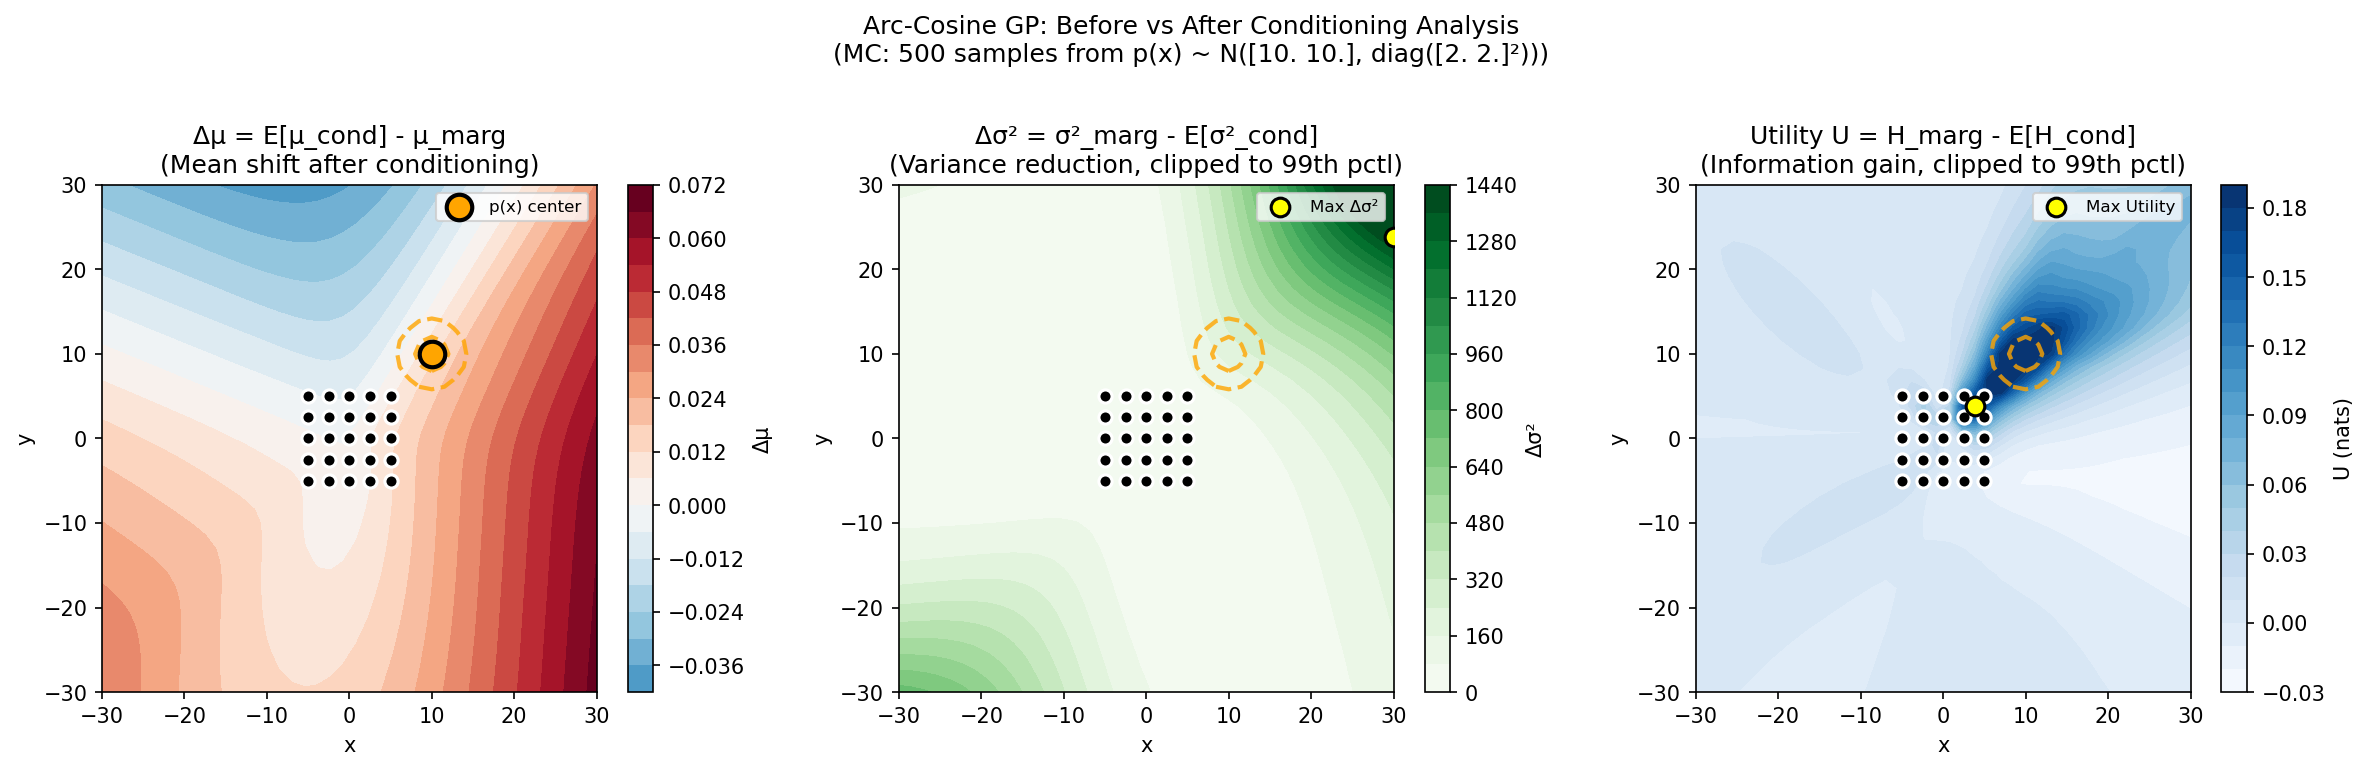

Generate this figure with Python:
"""
Diagnostic: Arc-Cosine 2D Posterior Before/After Conditioning Analysis
======================================================================

Created by Claude - Arc-Cosine version of diagnose_rbf_2d_conditioning.py

This script loads a pre-trained 2D Arc-Cosine GP and visualizes how conditioning
on observations (sampled from p(x)) affects predictions across the domain.

Produces 3 heatmaps showing:
1. Δμ = E[μ_cond] - μ_marg       (Mean shift after conditioning)
2. Δσ² = σ²_marg - E[σ²_cond]   (Variance reduction after conditioning)
3. Utility U = H_marg - E[H_cond] (Information gain)

NON-STATIONARITY WARNING:
-------------------------
Arc-Cosine kernel has k(x,x) = ||x||² + σ₀² (varies with input magnitude!):
- At (0,0): k ≈ σ₀²
- At (30,30): k ≈ 1800 + σ₀²

This causes EXTREME utility values at domain corners (far from origin).
**Utility is clipped to 99th percentile for visualization** - this does NOT
affect the actual computation, only the display.

The conditioning math (Gaussian conditioning) is kernel-agnostic and works
identically for Arc-Cosine and RBF kernels.

NUMERICAL INSTABILITY NOTE (same as RBF):
-----------------------------------------
In regions FAR from p(x), the conditioning effect is nearly zero. Due to MC
noise, near-zero values can flip slightly negative. This is expected behavior.

Related files:
- diagnose_rbf_2d_conditioning.py (RBF version in parent folder)
- utility_acos_2d_base.py (checkpoint loading pattern)
- train_acos_2d.py (checkpoint creation)
"""

import torch
import numpy as np
import matplotlib.pyplot as plt
import sys
from pathlib import Path

# Add paths for imports
sys.path.insert(0, str(Path(__file__).parent.parent))  # 2D_playground
sys.path.insert(0, str(Path(__file__).parent.parent.parent / "1D_playground"))

from utility_2d_rbf_base import (
    # Functions (kernel-agnostic)
    get_conditional_moments_nd,
    lambda_true_2d,
    # Config
    DEVICE, DTYPE,
    X_MIN, X_MAX, Y_MIN, Y_MAX,
    DEFAULT_P_X_MEAN_2D, DEFAULT_P_X_STD_2D,
)

from gp_utility_playground import (
    VariationalGP,
    get_marginal_moments,
    compute_H,
    MAX_R,
)

# Arc-Cosine specific imports - MUST add path right before import to avoid
# collision with repo-level kernels module
GPYTORCH_PORTING_PATH = Path(__file__).parent.parent.parent / 'gpytorch_porting'
EXPECTED_KERNEL_PATH = '/home/idv-eqs8-pza/IDV_code/ClosedLoopProject/gaussian_processes/Spatial_GP_repo/scripts/gpytorch_porting'

if not GPYTORCH_PORTING_PATH.exists():
    raise ImportError(f"gpytorch_porting not found at {GPYTORCH_PORTING_PATH}")
if str(GPYTORCH_PORTING_PATH.resolve()) != EXPECTED_KERNEL_PATH:
    raise ImportError(f"Wrong kernel path!\n  Expected: {EXPECTED_KERNEL_PATH}\n  Got: {GPYTORCH_PORTING_PATH.resolve()}")

sys.path.insert(0, str(GPYTORCH_PORTING_PATH))
from kernels import ArcCosineKernel
from likelihoods import PoissonLikelihood


# =============================================================================
# Configuration
# =============================================================================
N_EVAL_X = 40  # Resolution of evaluation grid
N_EVAL_Y = 40
N_MC_SAMPLES = 500  # Number of MC samples for averaging (higher = less noise)

# Checkpoint path
ARCCOSINE_CHECKPOINT_PATH = Path(__file__).parent / 'trained_arccosine_2d_checkpoint.pt'


# =============================================================================
# Checkpoint Loading (Arc-Cosine specific)
# =============================================================================
def load_arccosine_2d_checkpoint(filepath):
    """
    Load Arc-Cosine checkpoint with kernel swap.

    CRITICAL: Kernel must be swapped BEFORE loading state_dict!
    The state dict contains covar_module.* params that must match kernel type.

    Returns:
        model: VariationalGP with ArcCosineKernel
        likelihood: PoissonLikelihood (gpytorch_porting version)
        metadata: dict with training info
    """
    checkpoint = torch.load(filepath, map_location=DEVICE, weights_only=False)

    # Reconstruct model with RBF kernel first (VariationalGP default)
    inducing_points = checkpoint['inducing_points']
    model = VariationalGP(inducing_points, jitter=1e-4).to(DEVICE)

    # CRITICAL: Swap to Arc-Cosine BEFORE loading state dict
    kernel_params = checkpoint['kernel_params']
    model.covar_module = ArcCosineKernel(
        sigma_0=kernel_params['sigma_0'],
        Amp=kernel_params['Amp'],
        C=None  # Stage 1 identity
    ).to(DEVICE)

    # NOW load model state (covar_module params will match)
    model.load_state_dict(checkpoint['model_state_dict'])
    model.eval()

    # Reconstruct likelihood (gpytorch_porting version)
    lik_params = checkpoint['likelihood_params']
    likelihood = PoissonLikelihood(
        A_init=lik_params['A'],
        lambda0_init=lik_params['lambda_0']
    ).to(DEVICE)
    likelihood.load_state_dict(checkpoint['likelihood_state_dict'])
    likelihood.eval()

    metadata = {
        'inducing_points': inducing_points,
        'train_x': checkpoint['train_x'],
        'train_y': checkpoint['train_y'],
        'kernel_params': kernel_params,
        'likelihood_params': lik_params,
        'training_config': checkpoint.get('training_config', {})
    }

    print(f"✓ Loaded Arc-Cosine checkpoint from {filepath}")
    print(f"  Kernel: σ₀={kernel_params['sigma_0']:.4f}, Amp={kernel_params['Amp']:.4f}")
    print(f"  Likelihood: A={lik_params['A']:.4f}, λ₀={lik_params['lambda_0']:.3f}")

    return model, likelihood, metadata


# =============================================================================
# MC Diagnostics for 2D (kernel-agnostic - same as RBF version)
# =============================================================================
def compute_mc_diagnostics_2d(
    model,
    candidates,
    n_mc_samples,
    p_x_mean,
    p_x_std,
    r_max=MAX_R,
):
    """
    Compute all MC statistics in a single loop for 2D GP.

    This function is KERNEL-AGNOSTIC - works identically for RBF and Arc-Cosine.
    The conditioning math (Gaussian conditioning) only depends on the GP posterior
    covariance, which GPyTorch computes correctly for any kernel.

    Returns:
        H_marg, H_cond, mu_marg, mu_cond_avg, sigma2_marg, sigma2_cond_avg
    """
    model.eval()
    device = candidates.device
    dtype = candidates.dtype

    # Compute marginal quantities once (no loop needed)
    mu_marg, sigma2_marg = get_marginal_moments(model, candidates)
    H_marg = compute_H(mu_marg, sigma2_marg, r_max=r_max)

    # Initialize accumulators
    H_cond_sum = torch.zeros_like(H_marg)
    mu_cond_sum = torch.zeros_like(mu_marg)
    sigma2_cond_sum = torch.zeros_like(sigma2_marg)

    # Single MC loop - accumulates entropy AND moments
    with torch.no_grad():
        for i in range(n_mc_samples):
            # Step 1: Sample x from 2D Gaussian p(x)
            x_i = p_x_mean + p_x_std * torch.randn(2, dtype=dtype, device=device)
            x_i_tensor = x_i.unsqueeze(0)  # (1, 2)

            # Step 2: Get GP posterior at x_i
            post_i = model(x_i_tensor)
            mu_i = post_i.mean[0]
            std_i = post_i.variance[0].sqrt()

            # Step 3: Sample λ_i from posterior at x_i
            lambda_i = (mu_i + std_i * torch.randn(1, dtype=dtype, device=device)).item()

            # Step 4: Update posterior at ALL query points x* after "observing" λ_i
            mu_cond_i, sigma2_cond_i = get_conditional_moments_nd(
                model, candidates, x_i, lambda_i
            )

            # Step 5: Accumulate statistics
            H_cond_i = compute_H(mu_cond_i, sigma2_cond_i, r_max=r_max)
            H_cond_sum += H_cond_i
            mu_cond_sum += mu_cond_i
            sigma2_cond_sum += sigma2_cond_i

            if (i + 1) % 50 == 0:
                print(f"  MC sample {i+1}/{n_mc_samples}")

    # Average all accumulated quantities
    H_cond = H_cond_sum / n_mc_samples
    mu_cond_avg = mu_cond_sum / n_mc_samples
    sigma2_cond_avg = sigma2_cond_sum / n_mc_samples

    return H_marg, H_cond, mu_marg, mu_cond_avg, sigma2_marg, sigma2_cond_avg


# =============================================================================
# Visualization (with Arc-Cosine clipping)
# =============================================================================
def plot_conditioning_diagnostics_2d(
    eval_grid_x, eval_grid_y,
    mu_marg, mu_cond_avg,
    sigma2_marg, sigma2_cond_avg,
    H_marg, H_cond,
    train_x, p_x_mean, p_x_std,
    clip_percentile=99,
    save_path=None,
):
    """
    Create 2D diagnostic visualization: 3-panel layout showing conditioning effects.

    Layout:
        [Δμ (mean shift)] | [Δσ² (variance reduction)] | [Utility (clipped)]

    Arc-Cosine specific: Utility is clipped to clip_percentile to handle
    extreme values caused by kernel non-stationarity.
    """
    n_x, n_y = eval_grid_x.shape

    # Compute differences
    delta_mu = mu_cond_avg - mu_marg  # Mean shift (can be positive or negative)
    delta_sigma2 = sigma2_marg - sigma2_cond_avg  # Variance reduction (should be >= 0)
    utility = H_marg - H_cond  # Information gain (should be >= 0)

    # Reshape for plotting
    delta_mu_2d = delta_mu.reshape(n_x, n_y).cpu().numpy()
    delta_sigma2_2d = delta_sigma2.reshape(n_x, n_y).cpu().numpy()
    utility_2d = utility.reshape(n_x, n_y).cpu().numpy()

    # ARC-COSINE SPECIFIC: Clip utility to handle extreme values
    utility_clip_val = np.percentile(utility_2d, clip_percentile)
    utility_2d_clipped = np.clip(utility_2d, None, utility_clip_val)

    # Also clip variance reduction for cleaner visualization
    varsred_clip_val = np.percentile(delta_sigma2_2d, clip_percentile)
    delta_sigma2_2d_clipped = np.clip(delta_sigma2_2d, None, varsred_clip_val)

    # Convert grids to numpy
    x_np = eval_grid_x.cpu().numpy()
    y_np = eval_grid_y.cpu().numpy()
    train_x_np = train_x.cpu().numpy()
    p_x_mean_np = p_x_mean.cpu().numpy()
    p_x_std_np = p_x_std.cpu().numpy()

    # Compute p(x) contours
    dx = x_np - p_x_mean_np[0]
    dy = y_np - p_x_mean_np[1]
    p_x_2d = np.exp(-0.5 * ((dx / p_x_std_np[0])**2 + (dy / p_x_std_np[1])**2))

    # Create figure
    fig, axes = plt.subplots(1, 3, figsize=(16, 5))

    # =========================================================================
    # Plot 1: Δμ = E[μ_cond] - μ_marg (Mean shift after conditioning)
    # =========================================================================
    ax1 = axes[0]

    # Symmetric colormap centered at 0
    vmax_mu = max(abs(delta_mu_2d.min()), abs(delta_mu_2d.max()))
    im1 = ax1.contourf(x_np, y_np, delta_mu_2d, levels=20, cmap='RdBu_r',
                       vmin=-vmax_mu, vmax=vmax_mu)

    # Add p(x) contours
    ax1.contour(x_np, y_np, p_x_2d, levels=[np.exp(-2), np.exp(-0.5)], colors='orange',
                linewidths=2, alpha=0.8, linestyles='--')

    # Training points
    ax1.scatter(train_x_np[:, 0], train_x_np[:, 1], c='black', s=40,
                edgecolors='white', linewidths=1.5, marker='o', zorder=5)

    # p(x) center
    ax1.scatter([p_x_mean_np[0]], [p_x_mean_np[1]], c='orange', s=150,
                marker='o', edgecolors='black', linewidths=2, zorder=6,
                label=f'p(x) center')

    ax1.set_xlabel('x')
    ax1.set_ylabel('y')
    ax1.set_title('Δμ = E[μ_cond] - μ_marg\n(Mean shift after conditioning)')
    ax1.legend(loc='upper right', fontsize=8)
    plt.colorbar(im1, ax=ax1, label='Δμ')

    # =========================================================================
    # Plot 2: Δσ² = σ²_marg - E[σ²_cond] (Variance reduction, clipped)
    # =========================================================================
    ax2 = axes[1]

    # Use clipped variance reduction
    im2 = ax2.contourf(x_np, y_np, delta_sigma2_2d_clipped, levels=20, cmap='Greens')

    # Add p(x) contours
    ax2.contour(x_np, y_np, p_x_2d, levels=[np.exp(-2), np.exp(-0.5)], colors='orange',
                linewidths=2, alpha=0.8, linestyles='--')

    # Training points
    ax2.scatter(train_x_np[:, 0], train_x_np[:, 1], c='black', s=40,
                edgecolors='white', linewidths=1.5, marker='o', zorder=5)

    # Mark maximum variance reduction (on clipped data)
    max_idx = np.argmax(delta_sigma2_2d_clipped)
    max_y, max_x = np.unravel_index(max_idx, delta_sigma2_2d_clipped.shape)
    ax2.scatter([x_np[max_y, max_x]], [y_np[max_y, max_x]], c='yellow',
                s=80, marker='o', edgecolors='black', linewidths=1.5, zorder=6,
                label=f'Max Δσ²')

    ax2.set_xlabel('x')
    ax2.set_ylabel('y')
    ax2.set_title(f'Δσ² = σ²_marg - E[σ²_cond]\n(Variance reduction, clipped to {clip_percentile}th pctl)')
    ax2.legend(loc='upper right', fontsize=8)
    plt.colorbar(im2, ax=ax2, label='Δσ²')

    # =========================================================================
    # Plot 3: Utility = H_marg - E[H_cond] (Information gain, clipped)
    # =========================================================================
    ax3 = axes[2]

    # Use clipped utility
    im3 = ax3.contourf(x_np, y_np, utility_2d_clipped, levels=20, cmap='Blues')

    # Add p(x) contours
    ax3.contour(x_np, y_np, p_x_2d, levels=[np.exp(-2), np.exp(-0.5)], colors='orange',
                linewidths=2, alpha=0.8, linestyles='--')

    # Training points
    ax3.scatter(train_x_np[:, 0], train_x_np[:, 1], c='black', s=40,
                edgecolors='white', linewidths=1.5, marker='o', zorder=5)

    # Mark maximum utility (on clipped data)
    max_idx_u = np.argmax(utility_2d_clipped)
    max_y_u, max_x_u = np.unravel_index(max_idx_u, utility_2d_clipped.shape)
    ax3.scatter([x_np[max_y_u, max_x_u]], [y_np[max_y_u, max_x_u]], c='yellow',
                s=80, marker='o', edgecolors='black', linewidths=1.5, zorder=6,
                label=f'Max Utility')

    ax3.set_xlabel('x')
    ax3.set_ylabel('y')
    ax3.set_title(f'Utility U = H_marg - E[H_cond]\n(Information gain, clipped to {clip_percentile}th pctl)')
    ax3.legend(loc='upper right', fontsize=8)
    plt.colorbar(im3, ax=ax3, label='U (nats)')

    # Supertitle
    fig.suptitle('Arc-Cosine GP: Before vs After Conditioning Analysis\n'
                 f'(MC: {N_MC_SAMPLES} samples from p(x) ~ N({p_x_mean_np}, diag({p_x_std_np}²)))',
                 fontsize=12, y=1.02)

    plt.tight_layout()

    if save_path is None:
        save_path = Path(__file__).parent / 'diagnose_acos_2d_conditioning.png'
    plt.savefig(save_path, dpi=150, bbox_inches='tight')
    plt.close(fig)
    print(f"\nSaved: {save_path}")

    return fig


# =============================================================================
# Main
# =============================================================================
def main():
    torch.manual_seed(42)
    np.random.seed(42)

    print("=" * 70)
    print("Diagnostic: Arc-Cosine 2D Posterior Before/After Conditioning")
    print("=" * 70)

    # -------------------------------------------------------------------------
    # Load pre-trained Arc-Cosine model
    # -------------------------------------------------------------------------
    print("\nLoading trained Arc-Cosine model...")
    model, likelihood, metadata = load_arccosine_2d_checkpoint(ARCCOSINE_CHECKPOINT_PATH)

    train_x = metadata['train_x']
    train_y = metadata['train_y']

    print(f"\nConfiguration:")
    print(f"  Evaluation grid: {N_EVAL_X} × {N_EVAL_Y}")
    print(f"  MC samples: {N_MC_SAMPLES}")
    print(f"  p(x) mean: [{DEFAULT_P_X_MEAN_2D[0]:.1f}, {DEFAULT_P_X_MEAN_2D[1]:.1f}]")
    print(f"  p(x) std: [{DEFAULT_P_X_STD_2D[0]:.1f}, {DEFAULT_P_X_STD_2D[1]:.1f}]")

    # -------------------------------------------------------------------------
    # Create evaluation grid
    # -------------------------------------------------------------------------
    print(f"\nCreating evaluation grid...")
    x_eval = torch.linspace(X_MIN, X_MAX, N_EVAL_X, dtype=DTYPE, device=DEVICE)
    y_eval = torch.linspace(Y_MIN, Y_MAX, N_EVAL_Y, dtype=DTYPE, device=DEVICE)
    eval_grid_x, eval_grid_y = torch.meshgrid(x_eval, y_eval, indexing='xy')
    eval_points = torch.stack([eval_grid_x.flatten(), eval_grid_y.flatten()], dim=-1)

    print(f"  Grid shape: {eval_grid_x.shape}")
    print(f"  Total query points: {eval_points.shape[0]}")

    # -------------------------------------------------------------------------
    # Compute MC diagnostics
    # -------------------------------------------------------------------------
    print(f"\nComputing MC diagnostics...")
    H_marg, H_cond, mu_marg, mu_cond_avg, sigma2_marg, sigma2_cond_avg = compute_mc_diagnostics_2d(
        model, eval_points, N_MC_SAMPLES,
        DEFAULT_P_X_MEAN_2D, DEFAULT_P_X_STD_2D
    )

    # Print summary statistics
    delta_mu = mu_cond_avg - mu_marg
    delta_sigma2 = sigma2_marg - sigma2_cond_avg
    utility = H_marg - H_cond

    print(f"\nResults (raw, before clipping):")
    print(f"  Δμ range: [{delta_mu.min():.4f}, {delta_mu.max():.4f}]")
    print(f"  Δσ² range: [{delta_sigma2.min():.4f}, {delta_sigma2.max():.4f}]")
    print(f"  Utility range: [{utility.min():.4f}, {utility.max():.4f}]")

    # Print clipping info
    utility_np = utility.cpu().numpy()
    utility_99 = np.percentile(utility_np, 99)
    print(f"\n  (Utility 99th percentile: {utility_99:.4f} - values above this will be clipped)")

    # Sanity checks (only warn for significantly negative values, not numerical noise)
    eps = 1e-3
    if (delta_sigma2 < -eps).any():
        neg_pct = (delta_sigma2 < -eps).float().mean() * 100
        neg_min = delta_sigma2.min().item()
        print(f"  ⚠ Warning: {neg_pct:.1f}% of points have Δσ² < -{eps} (min={neg_min:.4f})")

    if (utility < -eps).any():
        neg_pct = (utility < -eps).float().mean() * 100
        neg_min = utility.min().item()
        print(f"  ⚠ Warning: {neg_pct:.1f}% of points have utility < -{eps} (min={neg_min:.4f})")

    # -------------------------------------------------------------------------
    # Find key locations
    # -------------------------------------------------------------------------
    max_utility_idx = torch.argmax(utility)
    max_varsred_idx = torch.argmax(delta_sigma2)

    max_utility_loc = eval_points[max_utility_idx].cpu().numpy()
    max_varsred_loc = eval_points[max_varsred_idx].cpu().numpy()
    p_x_center = DEFAULT_P_X_MEAN_2D.cpu().numpy()

    print(f"\nKey locations:")
    print(f"  Max utility at: ({max_utility_loc[0]:.2f}, {max_utility_loc[1]:.2f})")
    print(f"  Max Δσ² at: ({max_varsred_loc[0]:.2f}, {max_varsred_loc[1]:.2f})")
    print(f"  p(x) center: ({p_x_center[0]:.2f}, {p_x_center[1]:.2f})")

    # Distances from p(x) center
    dist_utility = np.sqrt(np.sum((max_utility_loc - p_x_center)**2))
    dist_varsred = np.sqrt(np.sum((max_varsred_loc - p_x_center)**2))
    print(f"\nDistances from p(x) center:")
    print(f"  Max utility: {dist_utility:.2f}")
    print(f"  Max Δσ²: {dist_varsred:.2f}")

    # -------------------------------------------------------------------------
    # Create visualization
    # -------------------------------------------------------------------------
    print("\nGenerating visualization (with 99th percentile clipping)...")
    plot_conditioning_diagnostics_2d(
        eval_grid_x, eval_grid_y,
        mu_marg, mu_cond_avg,
        sigma2_marg, sigma2_cond_avg,
        H_marg, H_cond,
        train_x,
        DEFAULT_P_X_MEAN_2D, DEFAULT_P_X_STD_2D,
        clip_percentile=99
    )

    print("\nDone!")


if __name__ == "__main__":
    main()
